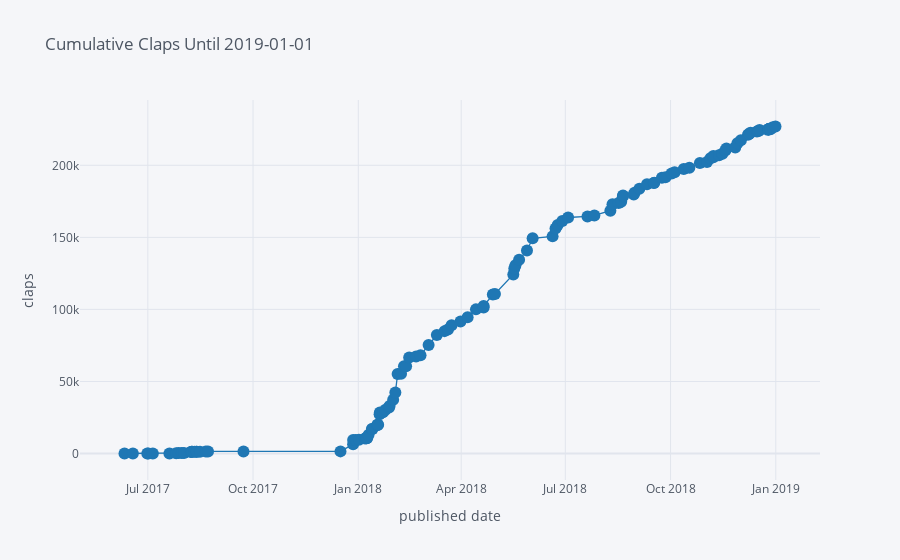

Notebook source saved alongside this figure:
### Markdown cell above
For this function, we use a `Dropdown` and a `DatePicker` to plot one column cumulatively up to a certain time. Instead of having to write this ourselves, we can just let `ipywidgets` do all the work!

### Code cell
def plot_up_to(column, date):
    date = pd.Timestamp(date)
    plot_df = df.loc[df.index <= date].copy()
    plot_df[column].cumsum().iplot(mode='markers+lines', 
                                   xTitle='published date',
                                   yTitle=column, 
                                  title=f'Cumulative {column.title()} Until {date.date()}')
    
_ = interact(plot_up_to, column=widgets.Dropdown(options=list(df.select_dtypes('number').columns)), 
             date = widgets.DatePicker(value=pd.to_datetime('2019-01-01')))
